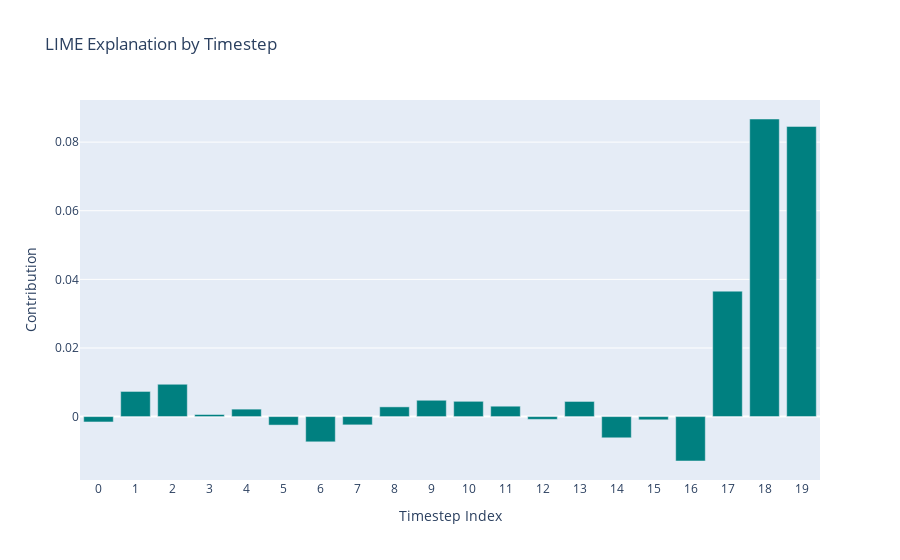

The notebook cell saved with this chart:
### Markdown cell above
##### Local Explanation

Lime's explanations can't be aggregated to a global explanation, but we can use the local explanations to understand the model's behavior for a specific instance.

### Code cell
# Example: Select a single instance from the test set for explanation.

instance = X_test_flat[0]  # A 1D vector of shape (n_timesteps,)

# Generate a LIME explanation for the selected instance.
# 'num_features' controls how many timesteps (features) will be shown in the explanation.
explanation = explainer_lime.explain_instance(instance, predict_wrapper_lstm, num_features=20)

# Get the LIME explanation as a list of tuples:
lime_explanation_list = explanation.as_list()  # e.g., [("timestep_0", 0.12), ("timestep_1", -0.05), ...]

# Convert to DataFrame:
df_lime = pd.DataFrame(lime_explanation_list, columns=["feature", "contribution"])

# Extract numeric timestep index from the feature names, assuming they follow "timestep_<number>"
df_lime["timestep_index"] = df_lime["feature"].str.extract(r"timestep_(\d+)").astype(int)

# Now create a Plotly bar plot using the numeric x-axis.
fig = go.Figure(data=go.Bar(
    x=df_lime["timestep_index"],
    y=df_lime["contribution"],
    marker_color="teal"
))
fig.update_layout(
    title="LIME Explanation by Timestep",
    xaxis_title="Timestep Index",
    yaxis_title="Contribution",
    xaxis=dict(tickmode="linear", dtick=1)  # dtick=10 will show ticks every 10 timesteps
)
fig.show()

### Figure 1 — Plotly figure (JSON) as saved in the notebook; plotly's stock layout.template omitted (floating-point values rounded to 4 significant figures)
{"data": [{"marker": {"color": "teal"}, "type": "bar", "x": [18, 19, 17, 16, 2, 6, 1, 14, 9, 10, 13, 11, 8, 5, 7, 4, 0, 15, 12, 3], "y": [0.08674, 0.08458, 0.03656, -0.01294, 0.009419, -0.007356, 0.007332, -0.00618, 0.00476, 0.004456, 0.004413, 0.00303, 0.002837, -0.002479, -0.002412, 0.002175, -0.001566, -0.0009382, -0.0008161, 0.000609]}], "layout": {"title": {"text": "LIME Explanation by Timestep"}, "xaxis": {"dtick": 1, "tickmode": "linear", "title": {"text": "Timestep Index"}}, "yaxis": {"title": {"text": "Contribution"}}}}
